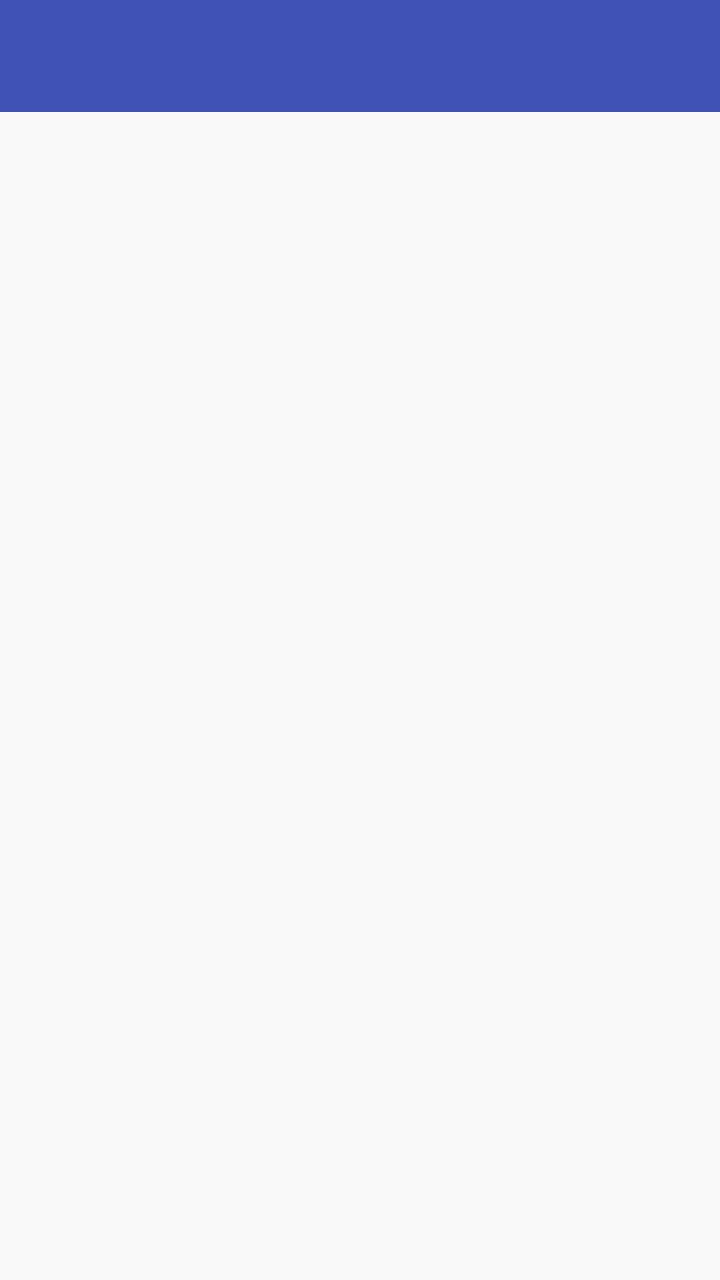
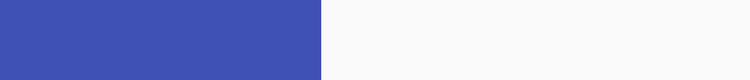

First picture: res/layout/ on a phone held upright. Second picture: the repository's own variant of that layout, on a device whose configuration matches the variant's folder. Source for both follows.
<!-- AndroidManifest.xml: activity theme AppTheme.NoActionBar.MainActivity -->
<!-- res/layout/activity_main.xml -->
<?xml version="1.0" encoding="utf-8"?>
<LinearLayout xmlns:android="http://schemas.android.com/apk/res/android"
    xmlns:app="http://schemas.android.com/apk/res-auto"
    xmlns:tools="http://schemas.android.com/tools"
    android:layout_width="match_parent"
    android:layout_height="match_parent"
    android:fitsSystemWindows="true"
    android:orientation="vertical"
    android:theme="@style/ThemeOverlay.AppCompat.Dark.ActionBar"
    tools:context="nanodegree.nibedit.udacity.popularmoviesp2.activity.MainActivity">
    <android.support.v7.widget.Toolbar
        android:id="@+id/toolbar"
        android:layout_width="match_parent"
        android:layout_height="?attr/actionBarSize"
        android:background="?attr/colorPrimary" />

    <FrameLayout xmlns:android="http://schemas.android.com/apk/res/android"
        xmlns:tools="http://schemas.android.com/tools"
        android:id="@+id/fragment"
        android:layout_width="match_parent"
        android:layout_height="match_parent"
        tools:layout="@layout/fragment_main" />
</LinearLayout>
<!-- res/layout/fragment_main.xml (included above) -->
<?xml version="1.0" encoding="utf-8"?>
<LinearLayout xmlns:android="http://schemas.android.com/apk/res/android"
    xmlns:app="http://schemas.android.com/apk/res-auto"
    xmlns:tools="http://schemas.android.com/tools"
    android:layout_width="match_parent"
    android:layout_height="match_parent"
    android:fitsSystemWindows="true"
    android:orientation="vertical"
    android:background="@color/main_background"
    android:padding="8dp"
    android:theme="@style/ThemeOverlay.AppCompat.Dark.ActionBar"
    tools:context="nanodegree.nibedit.udacity.popularmoviesp2.activity.MainActivity">
        <GridView
            android:id="@+id/movie_grid_list"
            android:layout_width="fill_parent"
            android:layout_height="fill_parent"
            android:clickable="true"
            android:focusable="true"
            android:horizontalSpacing="8dp"
            android:numColumns="auto_fit"
            android:verticalSpacing="8dp"></GridView>
</LinearLayout>
<!-- resources referenced by this layout -->
<resources>
  <color name="main_background">#424242</color>
  <!-- from res/values-v21/ -->
  <style name="AppTheme.NoActionBar.MainActivity">
          <item name="windowActionBar">false</item>
          <item name="windowNoTitle">true</item>
          <item name="android:windowDrawsSystemBarBackgrounds">true</item>
          <item name="android:statusBarColor">@color/colorPrimaryDark</item>
          <item name="android:windowContentTransitions">true</item>
          <item name="android:windowEnterTransition">@android:transition/slide_bottom</item>
          <item name="android:windowExitTransition">@android:transition/slide_bottom</item>
          <item name="android:windowAllowEnterTransitionOverlap">true</item>
          <item name="android:windowAllowReturnTransitionOverlap">true</item>
          <item name="android:windowSharedElementEnterTransition">@android:transition/move</item>
          <item name="android:windowSharedElementExitTransition">@android:transition/move</item>
      </style>
  <color name="colorPrimaryDark">#303F9F</color>
</resources>
<!-- res/layout-sw600dp/activity_main.xml (the repository's variant of the layout above) -->
<!-- drawn on a 7-inch tablet held upright -->
<?xml version="1.0" encoding="utf-8"?>
<LinearLayout xmlns:android="http://schemas.android.com/apk/res/android"
    xmlns:app="http://schemas.android.com/apk/res-auto"
    xmlns:tools="http://schemas.android.com/tools"
    android:layout_width="match_parent"
    android:layout_height="wrap_content"
    android:fitsSystemWindows="true"
    android:orientation="horizontal"
    android:theme="@style/ThemeOverlay.AppCompat.Dark.ActionBar"
    tools:context="nanodegree.nibedit.udacity.popularmoviesp2.activity.MainActivity"
    android:baselineAligned="false">

    <LinearLayout xmlns:android="http://schemas.android.com/apk/res/android"
        xmlns:tools="http://schemas.android.com/tools"
        android:layout_width="0dp"
        android:layout_height="match_parent"
        android:layout_weight="3"
        android:baselineAligned="false"
        android:divider="?android:attr/dividerHorizontal"
        android:orientation="vertical"
        tools:context="nanodegree.nibedit.udacity.popularmoviesp2.activity.MainActivity">

        <android.support.v7.widget.Toolbar
            android:id="@+id/toolbar"
            android:layout_width="match_parent"
            android:layout_height="?attr/actionBarSize"
            android:background="?attr/colorPrimary" />

        <FrameLayout xmlns:android="http://schemas.android.com/apk/res/android"
            xmlns:tools="http://schemas.android.com/tools"
            android:id="@+id/fragment"
            android:layout_width="match_parent"
            android:layout_height="match_parent"
            tools:layout="@layout/fragment_main" />


    </LinearLayout>

    <FrameLayout xmlns:android="http://schemas.android.com/apk/res/android"
        xmlns:tools="http://schemas.android.com/tools"
        android:id="@+id/movie_detail_container"
        android:layout_width="0dp"
        android:layout_height="match_parent"
        android:layout_weight="4"
        tools:layout="@layout/movie_details_layout" />
</LinearLayout>
<!-- res/layout/movie_details_layout.xml (included above) -->
<?xml version="1.0" encoding="utf-8"?>
<android.support.design.widget.CoordinatorLayout xmlns:android="http://schemas.android.com/apk/res/android"
    xmlns:app="http://schemas.android.com/apk/res-auto"
    android:id="@+id/coordinatorLayout"
    android:layout_width="match_parent"
    android:layout_height="match_parent"
    android:fitsSystemWindows="true">

    <android.support.design.widget.AppBarLayout
        android:id="@+id/appbar"
        android:layout_width="match_parent"
        android:layout_height="wrap_content"
        android:fitsSystemWindows="true"
        android:theme="@style/AppTheme">

        <android.support.design.widget.CollapsingToolbarLayout
            android:id="@+id/collapsing_toolbar"
            android:layout_width="match_parent"
            android:layout_height="256dp"
            android:fitsSystemWindows="true"
            app:collapsedTitleTextAppearance="@style/HeaderTitleStyle"
            app:contentScrim="?attr/colorPrimary"
            app:expandedTitleMarginBottom="32dp"
            app:expandedTitleMarginEnd="64dp"
            app:expandedTitleMarginStart="48dp"
            app:expandedTitleTextAppearance="@style/HeaderTitleStyle"
            app:layout_scrollFlags="scroll|exitUntilCollapsed">

            <ImageView
                android:id="@+id/image_backdrop"
                android:layout_width="match_parent"
                android:layout_height="match_parent"
                android:fitsSystemWindows="true"
                android:scaleType="centerCrop"
                app:layout_collapseMode="parallax" />

            <android.support.v7.widget.Toolbar
                android:id="@+id/anim_toolbar"
                android:layout_width="match_parent"
                android:layout_height="?attr/actionBarSize"
                app:layout_collapseMode="pin"
                app:popupTheme="@style/ThemeOverlay.AppCompat.Dark" />
        </android.support.design.widget.CollapsingToolbarLayout>
    </android.support.design.widget.AppBarLayout>


    <android.support.v4.widget.NestedScrollView
        android:layout_width="match_parent"
        android:layout_height="match_parent"
        app:layout_behavior="@string/appbar_scrolling_view_behavior">

        <LinearLayout
            android:layout_width="match_parent"
            android:layout_height="wrap_content"
            android:orientation="vertical">

            <LinearLayout
                android:layout_width="match_parent"
                android:layout_height="wrap_content"
                android:layout_marginBottom="5dp"
                android:orientation="horizontal">

                <ImageView
                    android:id="@+id/poster_details_activity"
                    android:layout_width="0dp"
                    android:layout_height="120dp"
                    android:layout_marginTop="8dp"
                    android:layout_weight="2"
                    />

                <LinearLayout
                    android:layout_width="0dp"
                    android:layout_height="wrap_content"
                    android:layout_weight="5"
                    android:orientation="vertical">

                    <TextView
                        android:id="@+id/movieOriginalTitle"
                        android:layout_width="wrap_content"
                        android:layout_height="wrap_content"
                        android:layout_marginTop="20dp"
                        android:textColor="@color/text_color"
                        android:textSize="20sp"
                        android:textStyle="bold" />

                    <TextView
                        android:id="@+id/releaseDate"
                        android:layout_width="wrap_content"
                        android:layout_height="wrap_content"
                        android:layout_marginLeft="3dp"
                        android:layout_marginTop="5dp"
                        android:text="July,2015"
                        android:textSize="12sp" />

                    <LinearLayout
                        android:id="@+id/secondLayout"
                        android:layout_width="match_parent"
                        android:layout_height="wrap_content"
                        android:layout_marginBottom="8dp"
                        android:layout_marginTop="5dp"
                        android:orientation="horizontal">

                        <RelativeLayout
                            android:layout_width="match_parent"
                            android:layout_height="wrap_content">

                            <ImageView
                                android:id="@+id/ratingBar"
                                android:layout_width="25dp"
                                android:layout_height="25dp"
                                android:layout_alignParentTop="true"
                                android:adjustViewBounds="true"
                                android:clickable="false"
                                android:scaleType="fitXY"
                                android:src="@drawable/ic_rating" />

                            <TextView
                                android:id="@+id/ratingGiven"
                                android:layout_width="wrap_content"
                                android:layout_height="wrap_content"
                                android:layout_toEndOf="@id/ratingBar"
                                android:layout_marginTop="5dp"
                                android:layout_toRightOf="@+id/ratingBar"
                                android:textColor="@color/text_color"
                                android:textSize="12sp"
                                android:textStyle="bold" />

                            <TextView
                                android:id="@+id/ratingScale"
                                android:layout_width="wrap_content"
                                android:layout_height="wrap_content"
                                android:layout_marginTop="6dp"
                                android:layout_toEndOf="@id/ratingGiven"
                                android:layout_toRightOf="@+id/ratingGiven"
                                android:text="@string/rating_range"
                                android:textSize="12sp" />
                        </RelativeLayout>
                    </LinearLayout>

                </LinearLayout>

            </LinearLayout>

            <View
                android:layout_width="match_parent"
                android:layout_height="1dp"
                android:layout_marginLeft="16dp"
                android:layout_marginRight="16dp"
                android:background="@color/colorPrimaryDark" />

            <TextView
                android:id="@+id/plot_synopsis"
                android:layout_width="match_parent"
                android:layout_height="wrap_content"
                android:layout_marginLeft="@dimen/activity_horizontal_margin"
                android:layout_marginRight="@dimen/activity_horizontal_margin"
                android:gravity="fill_horizontal"
                android:lineSpacingExtra="8dp"
                android:padding="8dp"
                android:textColor="@color/text_color"
                android:textSize="12sp" />

            <View
                android:layout_width="match_parent"
                android:layout_height="1dp"
                android:layout_marginLeft="16dp"
                android:layout_marginRight="16dp"
                android:background="@color/colorPrimaryDark" />

            <android.support.v7.widget.RecyclerView xmlns:android="http://schemas.android.com/apk/res/android"
                xmlns:tools="http://schemas.android.com/tools"
                android:id="@+id/RecyclerTrailerList"
                android:layout_width="match_parent"
                android:layout_height="match_parent"
                android:layout_marginTop="10dp"
                android:clipToPadding="false"
                app:layout_behavior="@string/appbar_scrolling_view_behavior"
                tools:context="nanodegree.nibedit.udacity.popularmoviesp2.activity.MainActivity" />

            <View
                android:layout_width="match_parent"
                android:layout_height="1dp"
                android:layout_marginLeft="16dp"
                android:layout_marginRight="16dp"
                android:layout_marginTop="10dp"
                android:background="@color/colorPrimaryDark" />

            <Button
                android:id="@+id/btn_all_review"
                android:layout_width="wrap_content"
                android:layout_height="30dp"
                android:layout_gravity="center_horizontal"
                android:layout_marginTop="20dp"
                android:background="@drawable/btn_bg_style"
                android:text="@string/btn_review_txt"
                android:textSize="12sp" />
        </LinearLayout>

    </android.support.v4.widget.NestedScrollView>


    <android.support.design.widget.FloatingActionButton
        android:id="@+id/favourite_btn"
        android:layout_width="wrap_content"
        android:layout_height="wrap_content"
        android:layout_marginRight="5dp"
        android:src="@drawable/ic__mark_favourite"
        app:layout_anchor="@id/appbar"
        app:layout_anchorGravity="bottom|right|end" />

</android.support.design.widget.CoordinatorLayout>
<!-- resources referenced by the variant -->
<!-- as a 7-inch tablet held upright resolves them -->
<resources>
  <color name="colorPrimaryDark">#303F9F</color>
  <color name="main_background">#424242</color>
  <color name="text_color">#000000</color>
  <dimen name="activity_horizontal_margin">10dp</dimen>
  <!-- drawable btn_bg_style (drawable) -->
  <?xml version="1.0" encoding="utf-8"?>
  <selector xmlns:android="http://schemas.android.com/apk/res/android">
  <item>
      <shape android:shape="rectangle">
          <solid android:color="#00ffffff"/>
          <stroke android:color="@color/colorPrimaryText" android:width="1dp"/>
          <corners android:radius="100dp"/>
          <padding android:bottom="2dp" android:left="2dp" android:right="2dp" android:top="2dp"/>
      </shape>
  </item>
  </selector>
  <!-- drawable ic__mark_favourite: png bitmap (drawable-xhdpi, 836 bytes) -->
  <!-- drawable ic_rating: png bitmap (drawable-hdpi, 801 bytes) -->
  <string name="btn_review_txt">See Reviews</string>
  <string name="rating_range">/10</string>
  <style name="AppTheme" parent="Theme.AppCompat.Light.NoActionBar">
          
          <item name="colorPrimary">@color/colorPrimary</item>
          <item name="colorPrimaryDark">@color/colorPrimaryDark</item>
          <item name="colorAccent">@color/colorAccent</item>
          <item name="windowActionBar">false</item>
          <item name="windowActionBarOverlay">true</item>
          <item name="windowNoTitle">true</item>
      </style>
  <!-- from res/values-v21/ -->
  <style name="HeaderTitleStyle" parent="@android:style/TextAppearance">
          <item name="android:textColor">#FFFFFF</item>
          <item name="android:textSize">20sp</item>
      </style>
  <!-- from res/values-v21/ -->
  <style name="AppTheme.NoActionBar.MainActivity">
          <item name="windowActionBar">false</item>
          <item name="windowNoTitle">true</item>
          <item name="android:windowDrawsSystemBarBackgrounds">true</item>
          <item name="android:statusBarColor">@color/colorPrimaryDark</item>
          <item name="android:windowContentTransitions">true</item>
          <item name="android:windowEnterTransition">@android:transition/slide_bottom</item>
          <item name="android:windowExitTransition">@android:transition/slide_bottom</item>
          <item name="android:windowAllowEnterTransitionOverlap">true</item>
          <item name="android:windowAllowReturnTransitionOverlap">true</item>
          <item name="android:windowSharedElementEnterTransition">@android:transition/move</item>
          <item name="android:windowSharedElementExitTransition">@android:transition/move</item>
      </style>
  <color name="colorPrimaryText">#212121</color>
  <color name="colorPrimary">#3F51B5</color>
  <color name="colorAccent">#FF4081</color>
</resources>
